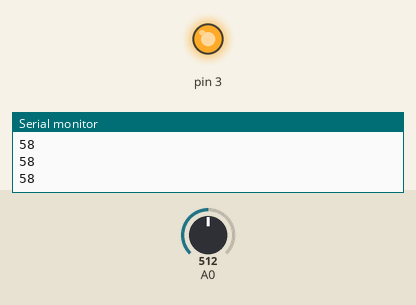
This sketch was run on a simulated Arduino Uno, built with avr-gcc and run on an emulated ATmega328P. Shown: output pins drawn as LEDs (lit = HIGH), the last lines printed to the serial monitor. The test bench sets the inputs (shaded band); at power-on: A0 = 512. Pins used as bus, display or sensor lines are not drawn.

Above: at 1.2 s.
1.3 s: A0 set to 367
2.8 s: A0 set to 333
At 3.8 s:
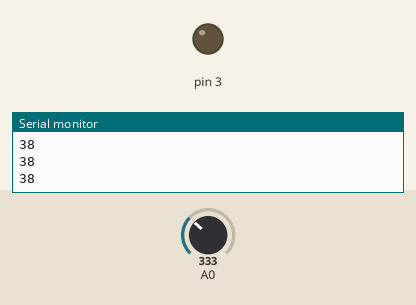
4.3 s: A0 set to 511
At 5.1 s:
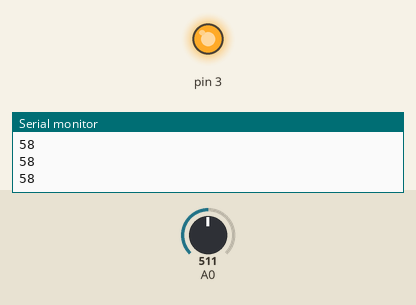
5.8 s: A0 set to 306
At 6.4 s:
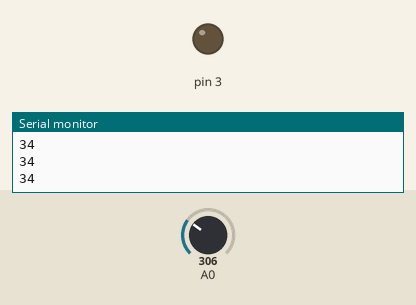
Timing chart, 0 to 8.3 s (numbered marks = the images above; inputs shaded):
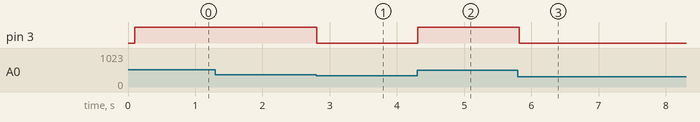

Measured:
- the behaviour switches between 351 and 350 on A0 (found by bisection; images 0 and 1)
- after the input at 2.8 s, pin 3: HIGH → LOW at once
- after the input at 4.3 s, pin 3: LOW → HIGH at once
- after the input at 5.8 s, pin 3: HIGH → LOW at once

The sketch:

moistarduino1.ino
```cpp
// C++ code
//
int sensor;

void setup()
{
pinMode(4, OUTPUT);
pinMode(3, OUTPUT);
Serial.begin(9600);
}

void loop()
{
  delay(100);
  sensor = analogRead(A0);
  sensor = sensor/8.76;
  Serial.println(sensor);
  if (sensor >= 40){
    digitalWrite(3,HIGH);}
 if(sensor < 60){
    digitalWrite(4,HIGH);}
   if (sensor < 40){
    digitalWrite(3, LOW);}
  if (sensor >=60);{
    digitalWrite(4, LOW); }


}
```
